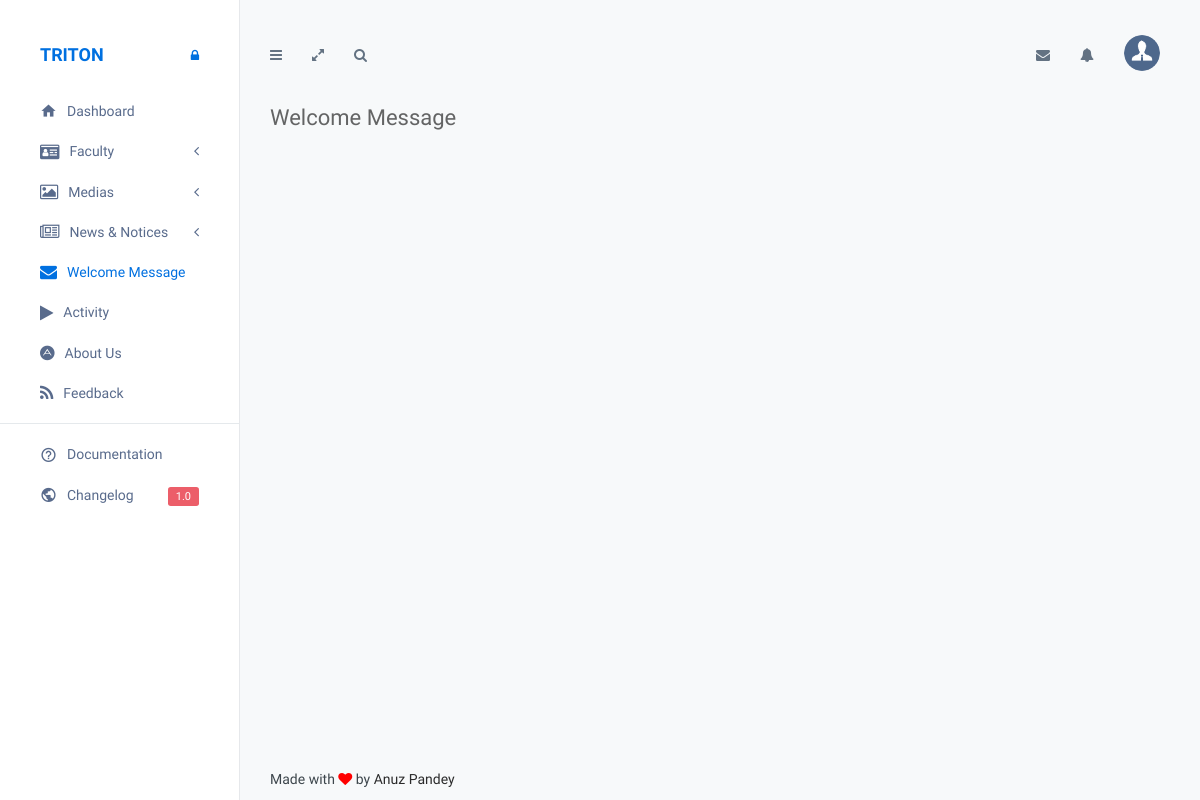
Page /cpanel/welcomeMessage.php (signed in) on the earlier database version.
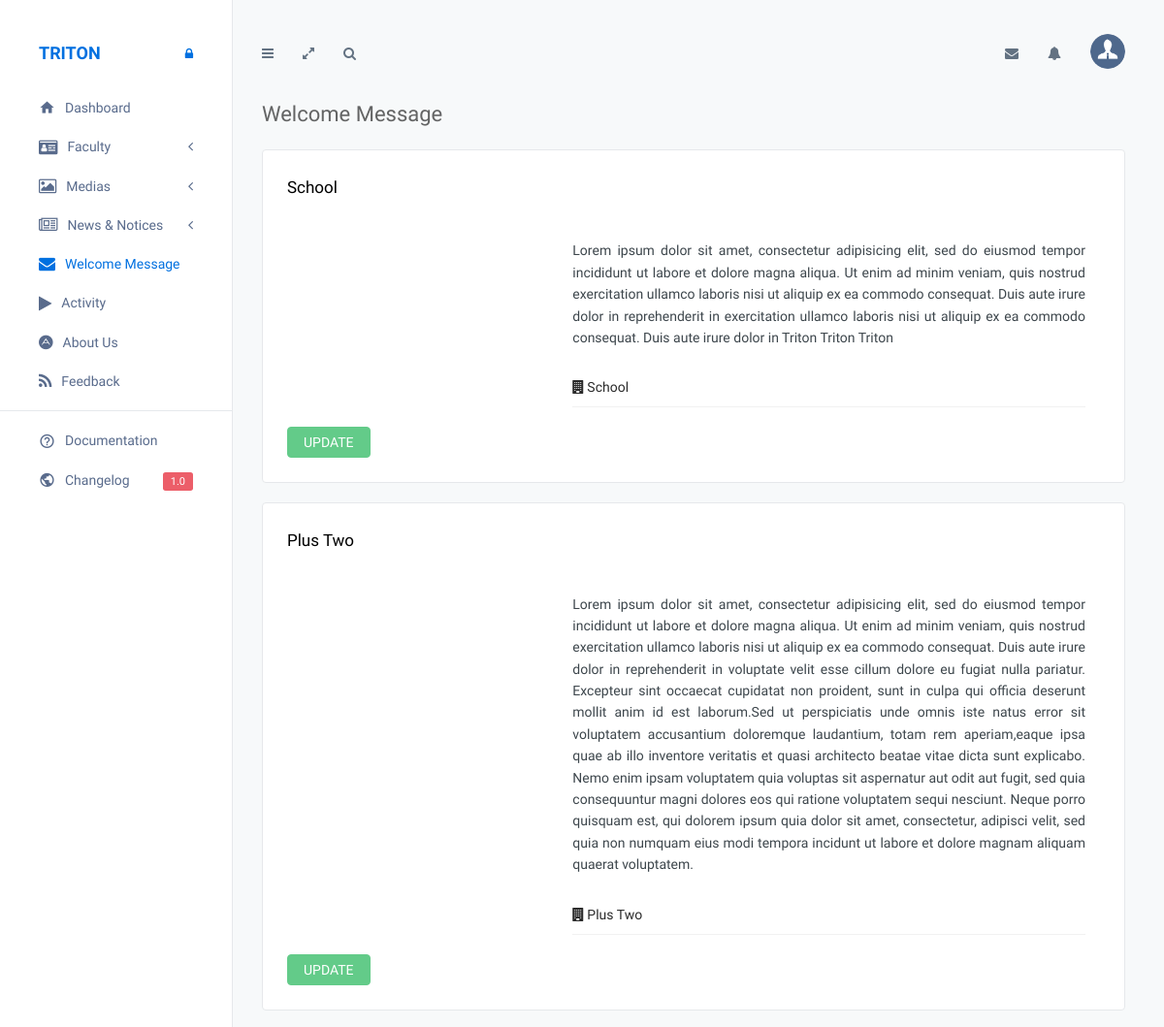
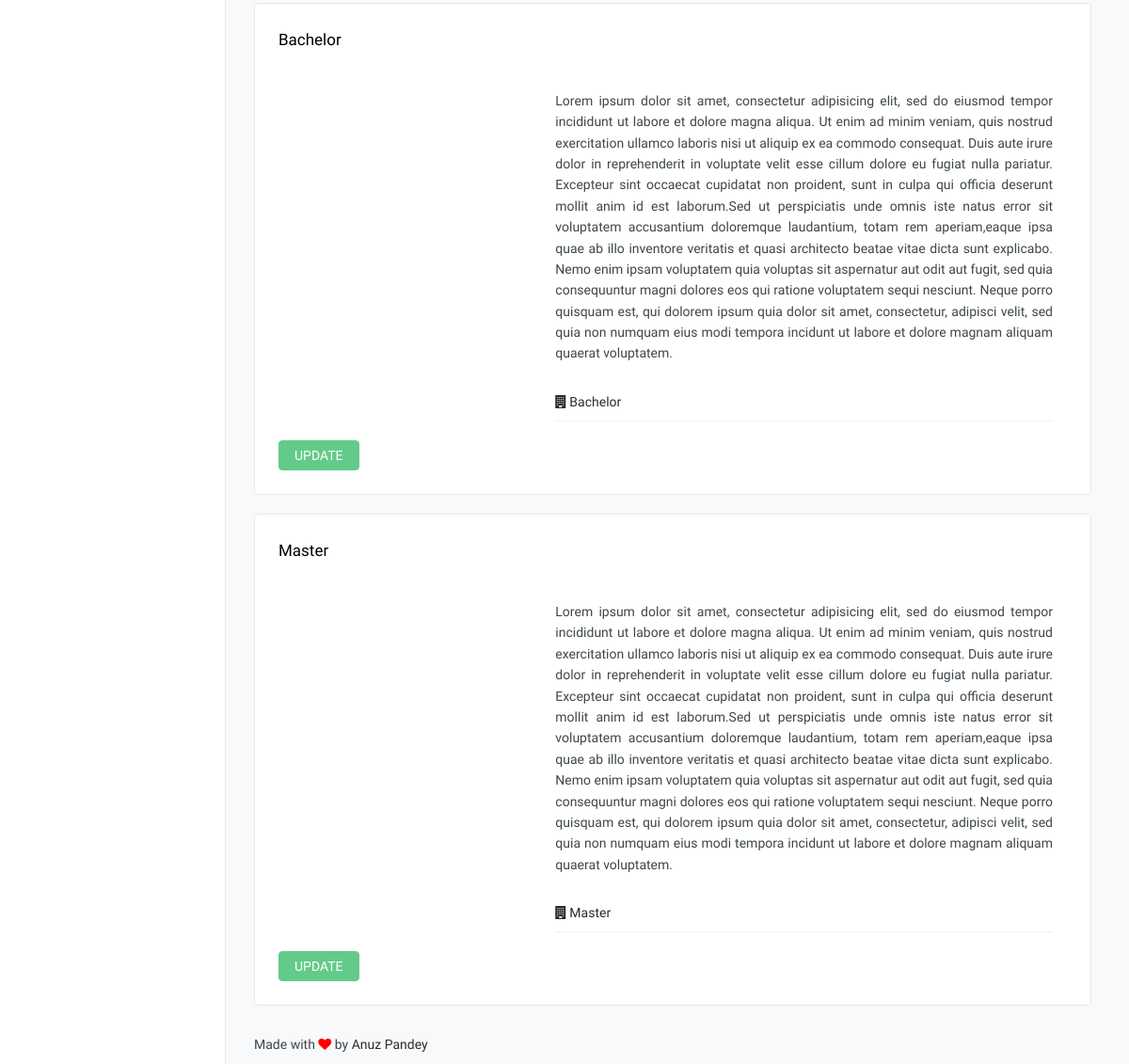
Same page on the later database version (2 pictures, top to bottom).
### tables this page shows
CREATE TABLE `tbl_wlcmmsg` (
  `msg_id` int(11) NOT NULL,
  `msg` text NOT NULL,
  `image` varchar(100) NOT NULL,
  `level` int(11) NOT NULL
);

CREATE TABLE `tbl_level` (
  `level_id` int(11) NOT NULL,
  `level_name` varchar(100) NOT NULL,
  `updated_date` date NOT NULL
);

### cpanel/welcomeMessage.php (the view, shortened to what the changed rows need)
<?php
require_once('../connection.php');
	?>
<!DOCTYPE html>
<html lang="en">
<head>
    <link href="../assets/plugins/bootstrap/css/bootstrap.min.css" rel="stylesheet">
    <link href="../assets/plugins/font-awesome/css/font-awesome.min.css" rel="stylesheet">
    <link href="../assets/plugins/icomoon/style.css" rel="stylesheet">
    <link href="../assets/plugins/uniform/css/default.css" rel="stylesheet" />
    <link href="../assets/plugins/switchery/switchery.min.css" rel="stylesheet" />
    <link href="../assets/plugins/nvd3/nv.d3.min.css" rel="stylesheet">
    <link href="../assets/plugins/switchery/switchery.min.css" rel="stylesheet" />
    <link href="../assets/plugins/dropzone/dropzone.min.css" rel="stylesheet">
    <link href="../assets/plugins/plupload/js/jquery.plupload.queue/css/jquery.plupload.queue.css" rel="stylesheet" type="text/css" />
    <link href="../assets/css/triton.css" rel="stylesheet">
    <link href="../assets/css/themes/admin.css" rel="stylesheet">
    <link href="../assets/css/custom.css" rel="stylesheet">
</head>
<body>
    <div class="page-container">
        <div class="page-content">
            <div class="page-inner">
                <div id="main-wrapper">
                    <div class="row">
		<?php
		$query_check = "SELECT * FROM tbl_wlcmMsg AS m, tbl_level AS l WHERE l.level_id=m.level";
		$result = $conn->query( $query_check );
		?>
			<?php
			while($data = $result->fetch_array())
			{
				?>
                        <div class="col-md-12">
                            <div class="profile-timeline">
                                <ul class="list-unstyled">
                                    <li class="timeline-item">
                                        <div class="panel panel-white">
                                            <div class="panel-body">
                                                <div class="timeline-item-header">
                                                    <p><?php echo  $data['level_name']; ?></p><br>
                                                </div>
												<div class="col-sm-4">
                                                <img src='welcomeMessageImage/<?php echo $data['image']; ?>' class="img-responsive" alt=""></div>
												<div class="col-sm-8">
                                                <div class="timeline-item-post">
                                                    <p style="text-align: justify">
                                                     <?php echo $data['msg']; ?>
                                                    </p>
                                                    <div class="timeline-options">
                                                        <a><i class="fa fa-building"></i><?php echo  $data['level_name']; ?></a>
                                                    </div>
                                                </div>
												</div>
                                            </div>
                                     <a  class="btn btn-success" href="updateWelcomeMsg.php?id=<?php echo $data['msg_id']; ?>" >UPDATE</a>
                                        </div>
                                    </li>
                                </ul>
                            </div>
                        </div>
			<?php
		}
		?>
                    </div>
                </div>
            </div>
        </div>
    </div>
</body>
</html>

Differences in the rows shown:
added tbl_wlcmmsg: tbl_level.level_name "School", msg "Lorem ipsum dolor sit amet, consectetur adipisicing elit, sed do eiusmod tempor incididunt ut labore et dolore magna aliqua. Ut enim ad minim veniam, quis nostrud exercitation ullamco laboris nisi ut aliquip ex ea commodo consequat. Duis aute irure dolor in reprehenderit in exercitation ullamco laboris nisi ut aliquip ex ea commodo consequat. Duis aute irure dolor in Triton Triton Triton"
added tbl_wlcmmsg: tbl_level.level_name "Plus Two", msg "Lorem ipsum dolor sit amet, consectetur adipisicing elit, sed do eiusmod tempor incididunt ut labore et dolore magna aliqua. Ut enim ad minim veniam, quis nostrud exercitation ullamco laboris nisi ut aliquip ex ea commodo consequat. Duis aute irure dolor in reprehenderit in voluptate velit esse cillum dolore eu fugiat nulla pariatur. Excepteur sint occaecat cupidatat non proident, sunt in culpa qui officia deserunt mollit anim id est laborum.Sed ut perspiciatis unde omnis iste natus error sit voluptatem accusantium doloremque laudantium, totam rem aperiam,eaque ipsa quae ab illo inventore veritatis et quasi architecto beatae vitae dicta sunt explicabo. Nemo enim ipsam voluptatem quia…"
added tbl_wlcmmsg: tbl_level.level_name "Bachelor", msg "Lorem ipsum dolor sit amet, consectetur adipisicing elit, sed do eiusmod tempor incididunt ut labore et dolore magna aliqua. Ut enim ad minim veniam, quis nostrud exercitation ullamco laboris nisi ut aliquip ex ea commodo consequat. Duis aute irure dolor in reprehenderit in voluptate velit esse cillum dolore eu fugiat nulla pariatur. Excepteur sint occaecat cupidatat non proident, sunt in culpa qui officia deserunt mollit anim id est laborum.Sed ut perspiciatis unde omnis iste natus error sit voluptatem accusantium doloremque laudantium, totam rem aperiam,eaque ipsa quae ab illo inventore veritatis et quasi architecto beatae vitae dicta sunt explicabo. Nemo enim ipsam voluptatem quia…"
added tbl_wlcmmsg: tbl_level.level_name "Master", msg "Lorem ipsum dolor sit amet, consectetur adipisicing elit, sed do eiusmod tempor incididunt ut labore et dolore magna aliqua. Ut enim ad minim veniam, quis nostrud exercitation ullamco laboris nisi ut aliquip ex ea commodo consequat. Duis aute irure dolor in reprehenderit in voluptate velit esse cillum dolore eu fugiat nulla pariatur. Excepteur sint occaecat cupidatat non proident, sunt in culpa qui officia deserunt mollit anim id est laborum.Sed ut perspiciatis unde omnis iste natus error sit voluptatem accusantium doloremque laudantium, totam rem aperiam,eaque ipsa quae ab illo inventore veritatis et quasi architecto beatae vitae dicta sunt explicabo. Nemo enim ipsam voluptatem quia…"
